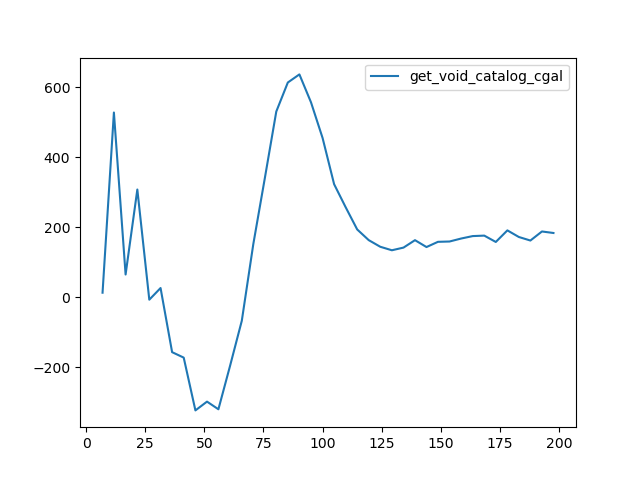

Here is the Python script that generated this plot:
import numpy as np
import pandas as pd
import sys
import os
import time
sys.path.append("pydive")
from pydive.pydive import get_void_catalog_cgal, get_void_catalog, extend_boundaries_box
import MAS_library as MASL
import smoothing_library as SL
import Pk_library as PKL
import matplotlib.pyplot as plt

#data_fn = "/home/daniel/scratch/projects/baosystematics/patchy_results/box1/real/nosyst/mocks_gal_xyz/CATALPTCICz0.466G960S1005638091.dat"


#data = pd.read_csv(data_fn, delim_whitespace=True, engine='c', names = ['x', 'y', 'z'], usecols=(0,1,2)).values
data = np.random.random((100000, 3)) * 2500
rcut = 16
# density field parameters
grid    = 512    #the 3D field will have grid x grid x grid voxels
BoxSize = 2500.0 #Mpc/h ; size of box
MAS     = 'CIC'  #mass-assigment scheme
verbose = True   #print information on progress
axis = 0
threads = 8

opath = "/tmp/"
for func in [get_void_catalog_cgal]:
    oname = opath + func.__name__ + '.npy'
    if not os.path.isfile(oname) or 1:
        s = time.time()
        void_cc = func(data, periodic=False, box_size=BoxSize, cpy_range=50, compute_dtfe=False)
        print("DT took", time.time() - s, "s", flush=True)
        np.save(oname,void_cc)
    else:
        void_cc = np.load(oname)

    
    mask_cc = (void_cc[:,3] > rcut) & (void_cc[:,:3] > 0).all(axis=1) & (void_cc[:,:3] < BoxSize).all(axis=1)


    void_cc = void_cc[mask_cc]

    print(void_cc)



    delta_cc = np.zeros((grid,grid,grid), dtype=np.float32)
    MASL.MA(void_cc[:,:3].astype(np.float32), delta_cc, BoxSize, MAS, verbose=verbose)
    delta_cc /= np.mean(delta_cc, dtype=np.float64);  delta_cc -= 1.0


    CF_cc     = PKL.Xi(delta_cc, BoxSize, MAS, axis, threads)


    mask_cc = CF_cc.r3D < 200


    plt.plot(CF_cc.r3D[mask_cc], (CF_cc.r3D**2*CF_cc.xi[:,0])[mask_cc], label=func.__name__)
    plt.legend()

    plt.savefig("tests/centers.png")









